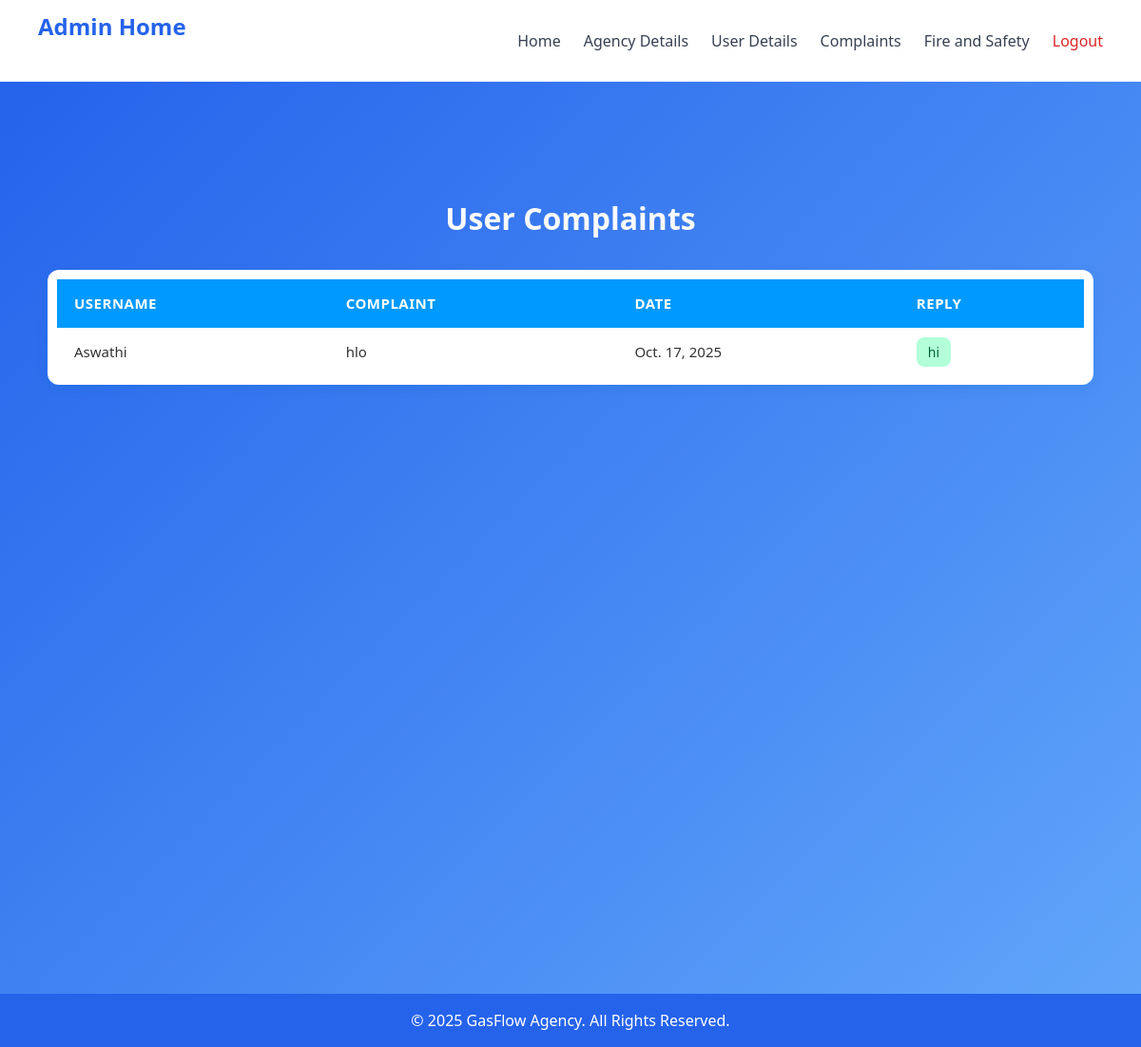
The app's page /Complaints, older data.
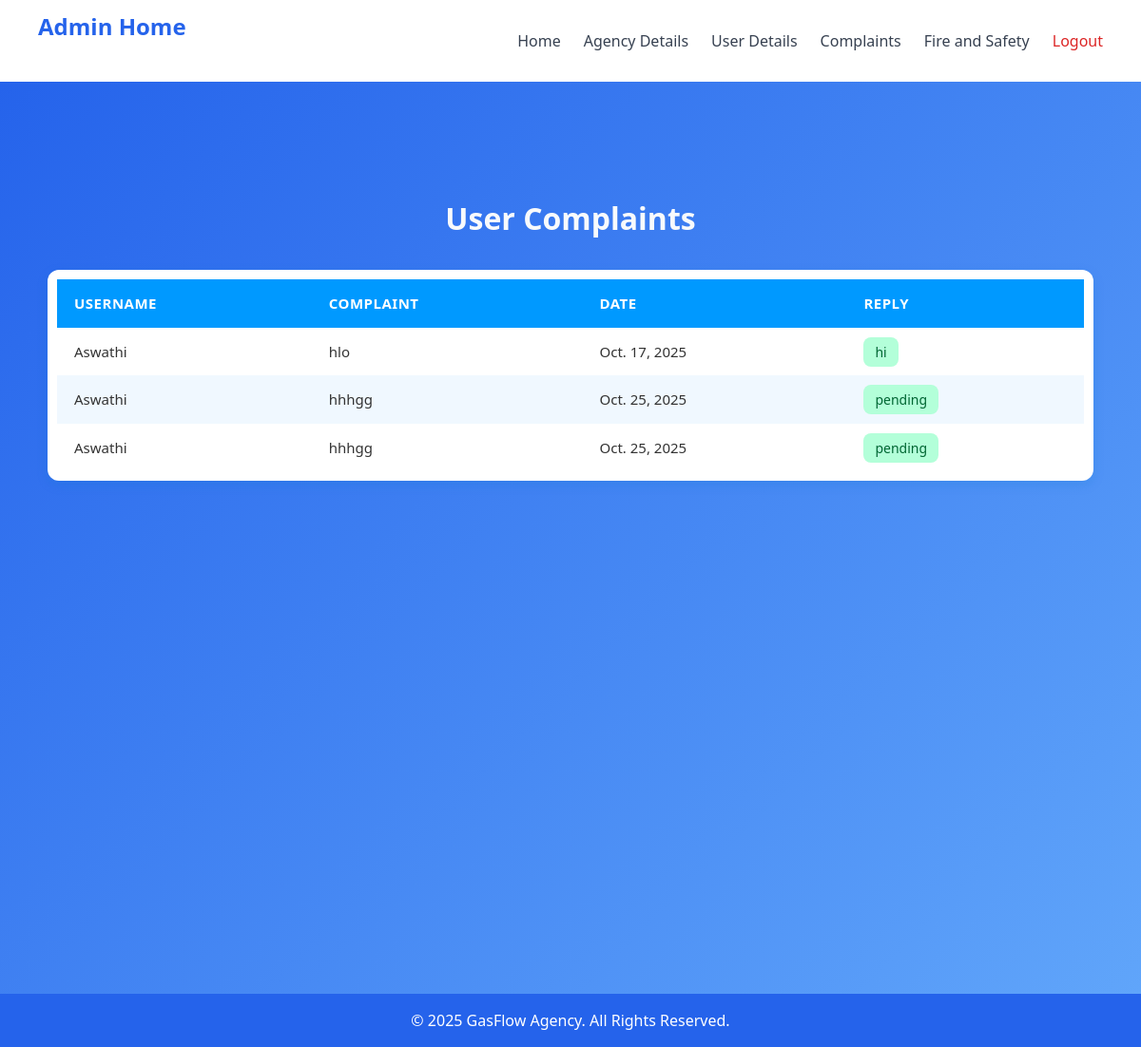
The same page, newer data.
### gasapp/models.py (models this page shows)
class ComplaintTable(models.Model):
    USER=models.ForeignKey(UserTable,on_delete=models.CASCADE,null=True,blank=True)
    Complaint=models.CharField(max_length=100,null=True,blank=True)
    date=models.DateField(auto_now_add=True, null=True,blank=True)
    replay=models.CharField(max_length=100,null=True,blank=True, default="pending")

class UserTable(models.Model):
    name=models.CharField(max_length=100,null=True,blank=True)
    phone=models.IntegerField(null=True,blank=True)
    place=models.CharField(max_length=100,null=True,blank=True)
    consumernumber=models.CharField(max_length=100,null=True,blank=True)
    LOGINID=models.ForeignKey(LoginTable,on_delete=models.CASCADE,null=True,blank=True)
    device_id=models.IntegerField(null=True,blank=True)

### gasapp/views.py (the view)
# urls.py: path('Complaints', Complaints.as_view(), name='Complaints'),
class Complaints(View):
    def get(self, request):
        complaints = ComplaintTable.objects.all()
        return render(request, 'Administration/complaints.html', {'complaints': complaints})

### templates/Administration/complaints.html (shortened to what this page needs)
{% extends "Administration/adminhome.html" %}
{% block body %}
<main>
  <h1>User Complaints</h1>
  <div class="table-container">
    <table>
      <thead>
        <tr>
          <th>Username</th>
          <th>Complaint</th>
          <th>Date</th>
          <th>Reply</th>
        </tr>
      </thead>
      <tbody>
        {% for c in complaints %}
        <tr>
          <td>{{ c.USER.name }}</td>
          <td>{{ c.Complaint }}</td>
          <td>{{ c.date }}</td>
          <td>
            {% if c.replay %}
              <span class="replied-text">{{ c.replay }}</span>
            {% else %}
              <form method="POST" action="{% url 'CompReply' c.id %}" class="reply-form">
                {% csrf_token %}
                <input type="text" name="replay" placeholder="Enter reply" class="reply-input">
                <button type="submit" class="reply-btn">Submit</button>
              </form>
            {% endif %}
          </td>
        </tr>
        {% empty %}
        <tr>
          <td colspan="4" class="no-data">No complaints found.</td>
        </tr>
        {% endfor %}
      </tbody>
    </table>
  </div>
</main>
{% endblock %}

### templates/Administration/adminhome.html (shortened to what this page needs)
<!DOCTYPE html>
<html lang="en">
<head>
  <script src="https://cdn.tailwindcss.com"></script>
</head>
<body class="bg-gray-50 font-sans">
  <nav class="bg-white shadow-md">
    <div class="max-w-6xl mx-auto px-4 py-3 flex justify-between items-center">
      <h1 class="text-2xl font-bold text-blue-600">Admin Home</h1>
      <div class="space-x-6 hidden md:flex">
        <a href="Adminhome" class="text-gray-700 hover:text-blue-600">Home</a>
        <a href="agencyview" class="text-gray-700 hover:text-blue-600">Agency Details</a>
        <a href="viewusersbyadmin" class="text-gray-700 hover:text-blue-600">User Details</a>
         <a href="Complaints" class="text-gray-700 hover:text-blue-600">Complaints</a>
         <a href="Viewfiresafety" class="text-gray-700 hover:text-blue-600">Fire and Safety</a>
        <a href="logout" class="text-red-600 hover:text-red-700">Logout</a>
      </div>
    </div>
  </nav>
  <section class="hero-gradient text-white text-center py-20">
    {%block body%}{%endblock%}
  </section>
  <footer class="bg-blue-600 text-white text-center py-4">
    <p>&copy; 2025 GasFlow Agency. All Rights Reserved.</p>
  </footer>
</body>
</html>

### templates/Administration/adminhome.html (style rules this page uses)
.hero-gradient { background: linear-gradient(135deg, #2563eb, #60a5fa); }

### templates/Administration/complaints.html (style rules this page uses)
body { font-family: 'Poppins', sans-serif; background-color: #e6f3ff; margin: 0; padding: 0; }
main { padding: 40px 20px; min-height: 100vh; }
h1 { color: #f8fafc; text-align: center; font-size: 32px; font-weight: 700; margin-bottom: 30px; }
.table-container { background-color: #ffffff; border-radius: 12px; box-shadow: 0px 4px 12px rgba(0, 122, 204, 0.2); overflow-x: auto; max-width: 1100px; margin: 0 auto; padding: 10px; }
table { width: 100%; border-collapse: collapse; }
thead { background-color: #0099ff; color: #ffffff; }
th, td { padding: 14px 18px; text-align: left; font-size: 15px; }
th { text-transform: uppercase; font-weight: 600; letter-spacing: 0.5px; }
tbody tr:nth-child(even) { background-color: #f0f8ff; }
td { color: #333333; vertical-align: middle; }
.replied-text { background-color: #b3ffd9; color: #006633; padding: 6px 12px; border-radius: 8px; font-size: 14px; font-weight: 500; }

Row changes from the older to the newer data that the page shows:
added ComplaintTable: USER.name "Aswathi", Complaint "hhhgg", date "Oct. 25, 2025", replay "pending"
added ComplaintTable: USER.name "Aswathi", Complaint "hhhgg", date "Oct. 25, 2025", replay "pending"
